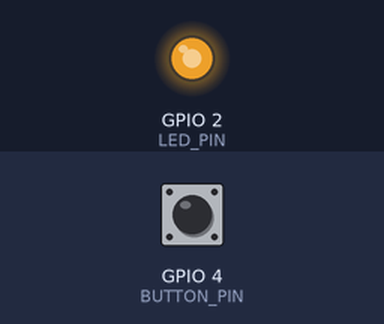
Recording of a sketch running on a simulated ESP32. Parts: output pins drawn as LEDs (lit = HIGH). Inputs (shaded band) come from the test bench; at power-on: GPIO 4 (BUTTON_PIN) HIGH.

Above: at 1.2 s.
1.3 s: GPIO 4 (BUTTON_PIN) pulled LOW for 0.15 s
2.9 s: GPIO 4 (BUTTON_PIN) pulled LOW for 1 s
At 3.05 s:
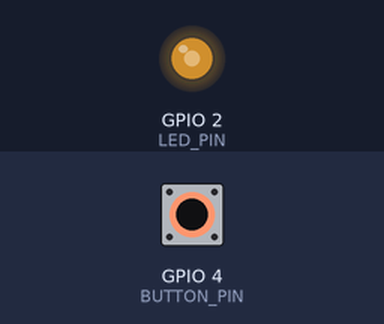
At 3.65 s:
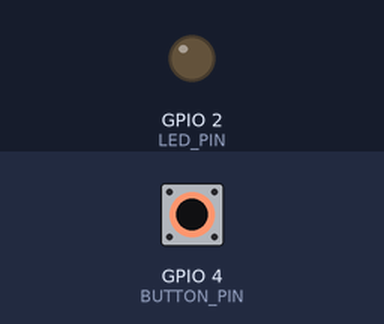
6.9 s: GPIO 4 (BUTTON_PIN) pulled LOW for 3.2 s
At 6.9 s:
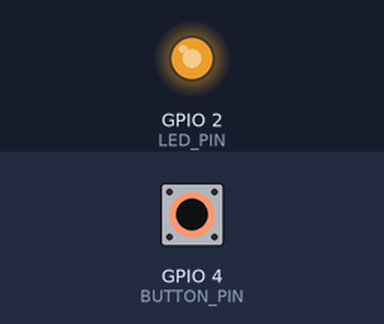
Timing chart, 0 to 9.9 s (numbered marks = the images above; inputs shaded):
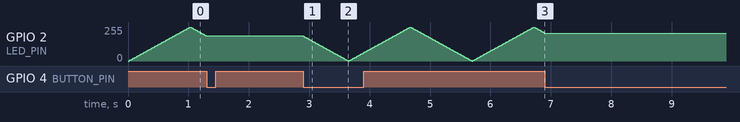

The sketch:

Code2.ino
```cpp
const int LED_PIN    = 2;
const int BUTTON_PIN = 4;

volatile bool fadingOn = true;          // true: đang fading, false: tạm dừng
volatile unsigned long lastPress = 0;

int brightness = 0;
int fadeDir = 5;
unsigned long lastFade = 0;

void setPWM(int duty) {
#if ESP_ARDUINO_VERSION_MAJOR >= 3
  ledcWrite(LED_PIN, duty);
#else
  ledcWrite(0, duty);
#endif
}

// ISR: chạy khi nhấn nút, có chống rung bằng millis()
void IRAM_ATTR onButton() {
  unsigned long now = millis();
  if (now - lastPress > 200) {
    fadingOn = !fadingOn;
    lastPress = now;
  }
}

void setup() {
  pinMode(BUTTON_PIN, INPUT_PULLUP);
  attachInterrupt(digitalPinToInterrupt(BUTTON_PIN), onButton, FALLING);

#if ESP_ARDUINO_VERSION_MAJOR >= 3
  ledcAttach(LED_PIN, 5000, 8);
#else
  ledcSetup(0, 5000, 8);
  ledcAttachPin(LED_PIN, 0);
#endif
}

void loop() {
  if (fadingOn && millis() - lastFade >= 20) {
    lastFade = millis();
    brightness += fadeDir;
    if (brightness >= 255) { brightness = 255; fadeDir = -5; }
    if (brightness <= 0)   { brightness = 0;   fadeDir = 5;  }
    setPWM(brightness);
  }
}
```

Measured:
- after the input at 1.3 s, GPIO 2 (LED_PIN): stops changing and stays 189/255
- after the input at 6.9 s, GPIO 2 (LED_PIN): stops changing and stays 209/255
- by itself, GPIO 2 (LED_PIN): rises from 0/255 to 255/255 in 1.0 s, then falls to 189/255 in 0.26 s
